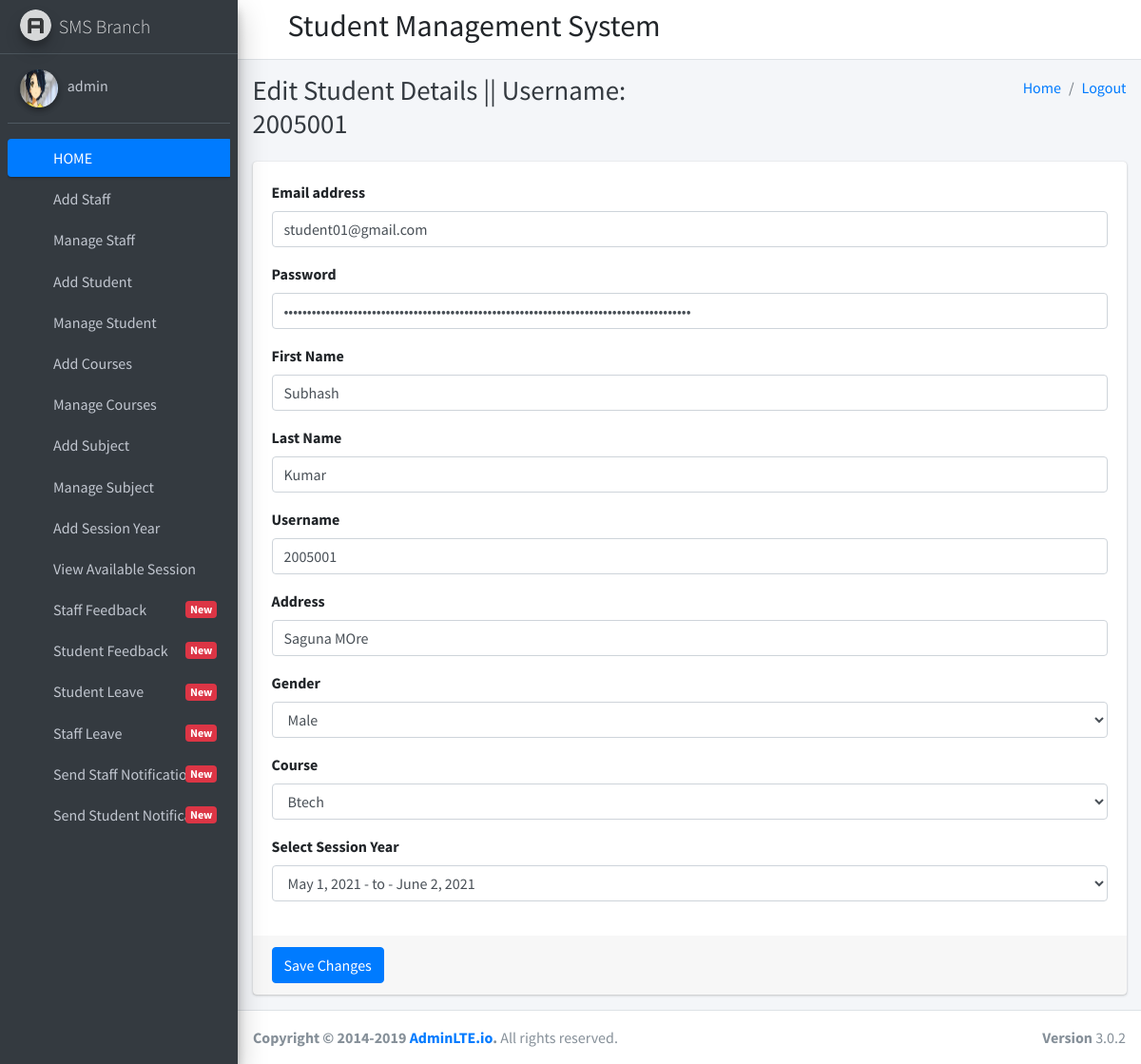
Screenshot of /edit_student/9 (signed in) with the database file from the repository.
### student_management_app/models.py (models this page shows)
class CustomUser(AbstractUser):
    user_type_data=((1,"HOD"),(2,"Staff"),(3,"Student"))
    user_type=models.CharField(default=1,choices=user_type_data,max_length=10)

class Students(models.Model):
    id=models.AutoField(primary_key=True)
    admin=models.OneToOneField(CustomUser,on_delete=models.CASCADE,default="")
    gender=models.CharField(max_length=255,default="")
    address=models.TextField()
    course_id=models.ForeignKey(Courses,on_delete=models.DO_NOTHING)
    session_year_id=models.ForeignKey(SessionYearModel,on_delete=models.CASCADE,default="")
    created_at=models.DateTimeField(auto_now_add=True)
    updated_at=models.DateTimeField(auto_now_add=True)
    objects = models.Manager()

class Courses(models.Model):
    id=models.AutoField(primary_key=True)
    course_name=models.CharField(max_length=255,default="")
    created_at=models.DateTimeField(auto_now_add=True)
    updated_at=models.DateTimeField(auto_now_add=True)
    objects=models.Manager()

class SessionYearModel(models.Model):
    id=models.AutoField(primary_key=True)
    session_start_year=models.DateField()
    session_end_year = models.DateField()
    objects = models.Manager()

### student_management_app/HodViews.py (the view)
# urls.py: path('edit_student/<str:student_id>', HodViews.edit_student),
def edit_student(request,student_id):
    courses=Courses.objects.all()
    sessions=SessionYearModel.objects.all()
    students=Students.objects.get(admin=student_id)
    return render(request,"hod_templates/edit_student_template.html",{"students":students,"courses":courses,"sessions":sessions})

### student_management_app/templates/hod_templates/edit_student_template.html (shortened to what this page needs)
{% extends 'hod_templates/base_template.html' %}
{% block page_title %}
Edit Student Details || Username: {{ students.admin.username }}
{% endblock page_title %}
{% block main_content %}
    <section class="content">
      <div class="container-fluid">
          <div class="row">
              <div class="col-md-12">
            <div class="card card-primary">
              <form role="form" action="/edit_student_save" method="post" enctype="multipart/form-data">
                <div class="card-body">
                  <div class="form-group">
                    <label>Email address</label>
                    <input type="email" class="form-control" name="email" placeholder="Email" value="{{ students.admin.email }}">
                  </div>
                  <div class="form-group">
                    <label>Password</label>
                    <input type="password" class="form-control" placeholder="Password" name="password" value="{{ students.admin.password }}">
                  </div>
                   <div class="form-group">
                    <label>First Name</label>
                    <input type="text" class="form-control" placeholder="First Name" name="first_name" value="{{ students.admin.first_name }}">
                  </div>
                   <div class="form-group">
                    <label>Last Name</label>
                    <input type="text" class="form-control" placeholder="Last Name" name="last_name" value="{{ students.admin.last_name }}">
                  </div>
                   <div class="form-group">
                    <label>Username</label>
                    <input type="text" class="form-control" placeholder="Username" name="username" value="{{ students.admin.username }}">
                   </div>
                  <div class="form-group">
                    <label>Address</label>
                    <input type="text" class="form-control" placeholder="Address" name="address" value="{{ students.address }}">
                  </div>
                  <div class="form-group">
                    <label>Gender</label>
                    <select class="form-control" name="gender" value="{{ students.gender }}">
                        <option {% if students.gender == "Male" %} selected {% endif %} >Male</option>
                    </select>
                  </div>
                    <div class="form-group">
                    <label>Course</label>
                    <select class="form-control" name="course" >
                        {% for course in courses %}
                        <option value="{{ course.id }}" {% if course.id == students.course_id.id %} selected {% endif %}>{{ course.course_name }}</option>
                        {% endfor %}
                    </select>
                  </div>
                    <div class="form-group">
                    <label>Select Session Year</label>
                    <select class="form-control" name="session">
                        {% for scs in sessions %}
                        <option value="{{ scs.id }}" {% if scs.id == students.session_year_id.id %} selected {% endif %}>{{ scs.session_start_year }} - to - {{ scs.session_end_year }}</option>
                        {% endfor %}
                    </select>
                  </div>
                </div>
                <div class="card-footer">
                  <button type="submit" class="btn btn-primary">Save Changes</button>
                </div>
              </form>
            </div>
          </div>
          </div>
      </div>
    </section>
{% endblock main_content %}

### student_management_app/templates/hod_templates/sidebar_content.html
{% load static %}
<aside class="main-sidebar sidebar-dark-primary elevation-4">
    <a href="index3.html" class="brand-link">
      <img src="{% static 'dist/img/AdminLTELogo.png' %}" alt="AdminLTE Logo" class="brand-image img-circle elevation-3"
           style="opacity: .8">
      <span class="brand-text font-weight-light">SMS Branch</span>
    </a>
    <div class="sidebar">
      <div class="user-panel mt-3 pb-3 mb-3 d-flex">
        <div class="image">
          <img src="{% static 'dist/img/aarti.jpg' %}" class="img-circle elevation-2" alt="User Image" style="height: 2.5rem;
    width: 2.5rem;
}">
        </div>
        <div class="info">
          <a href="/admin_profile" class="d-block">{{ user.username }}</a>
        </div>
      </div>
      <nav class="mt-2">
        <ul class="nav nav-pills nav-sidebar flex-column" data-widget="treeview" role="menu" data-accordion="false">
          <li class="nav-item has-treeview menu-open">
            <a href="http://127.0.0.1:8000/admin_home" class="nav-link active">
              <i class="nav-icon fas fa-tachometer-alt"></i>
              <p>
                HOME
              </p>
            </a>
          </li>
          <li class="nav-item">
            <a href="/add_staff" class="nav-link">
              <i class="nav-icon fas fa-th"></i>
              <p>
                Add Staff
              </p>
            </a>
          </li>
          <li class="nav-item">
            <a href="/manage_staff" class="nav-link">
              <i class="nav-icon fas fa-th"></i>
              <p>
                Manage Staff
              </p>
            </a>
          </li>
          <li class="nav-item">
            <a href="/add_student" class="nav-link">
              <i class="nav-icon fas fa-th"></i>
              <p>
                Add Student
              </p>
            </a>
          </li>
          <li class="nav-item">
            <a href="/manage_student" class="nav-link">
              <i class="nav-icon fas fa-th"></i>
              <p>
                Manage Student
              </p>
            </a>
          </li>
          <li class="nav-item">
            <a href="/add_course" class="nav-link">
              <i class="nav-icon fas fa-th"></i>
              <p>
                Add Courses
              </p>
            </a>
          </li>
          <li class="nav-item">
            <a href="/manage_course" class="nav-link">
              <i class="nav-icon fas fa-th"></i>
              <p>
                Manage Courses
              </p>
            </a>
          </li>
          <li class="nav-item">
            <a href="/add_subject" class="nav-link">
              <i class="nav-icon fas fa-th"></i>
              <p>
                Add Subject
              </p>
            </a>
          </li>
          <li class="nav-item">
            <a href="/manage_subject" class="nav-link">
              <i class="nav-icon fas fa-th"></i>
              <p>
                Manage Subject
              </p>
            </a>
          </li>
          <li class="nav-item">
            <a href="/add_session" class="nav-link">
              <i class="nav-icon fas fa-th"></i>
              <p>
                Add Session Year
              </p>
            </a>
          </li>
          <li class="nav-item">
            <a href="/manage_session" class="nav-link">
              <i class="nav-icon fas fa-th"></i>
              <p>
                View Available Session
              </p>
            </a>
          </li>
          <li class="nav-item">
            <a href="/staff_feedback_message" class="nav-link">
              <i class="nav-icon fas fa-th"></i>
              <p>
                Staff Feedback
                <span class="right badge badge-danger">New</span>
              </p>
            </a>
          </li>
          <li class="nav-item">
            <a href="/student_feedback_message" class="nav-link">
              <i class="nav-icon fas fa-th"></i>
              <p>
                Student Feedback
                <span class="right badge badge-danger">New</span>
              </p>
            </a>
          </li>
          <li class="nav-item">
            <a href="/student_leave_view" class="nav-link">
              <i class="nav-icon fas fa-th"></i>
              <p>
                Student Leave
                <span class="right badge badge-danger">New</span>
              </p>
            </a>
          </li>
          <li class="nav-item">
            <a href="/staff_leave_view" class="nav-link">
              <i class="nav-icon fas fa-th"></i>
              <p>
                Staff Leave
                <span class="right badge badge-danger">New</span>
              </p>
            </a>
          </li>
          <li class="nav-item">
            <a href="/admin_sendnotification_staff" class="nav-link">
              <i class="nav-icon fas fa-th"></i>
              <p>
                Send Staff Notification
                <span class="right badge badge-danger">New</span>
              </p>
            </a>
          </li>
          <li class="nav-item">
            <a href="/admin_sendnotification_student" class="nav-link">
              <i class="nav-icon fas fa-th"></i>
              <p>
                Send Student Notification
                <span class="right badge badge-danger">New</span>
              </p>
            </a>
          </li>
        </ul>
      </nav>
    </div>
  </aside>

### rows the page displays
CustomUser: username "admin"
Students: admin.username "2005001", email "student01@gmail.com", first_name "Subhash", last_name "Kumar", username "2005001", address "Saguna MOre", gender "Male", course "Btech", session "May 1, 2021 - to - June 2, 2021"
